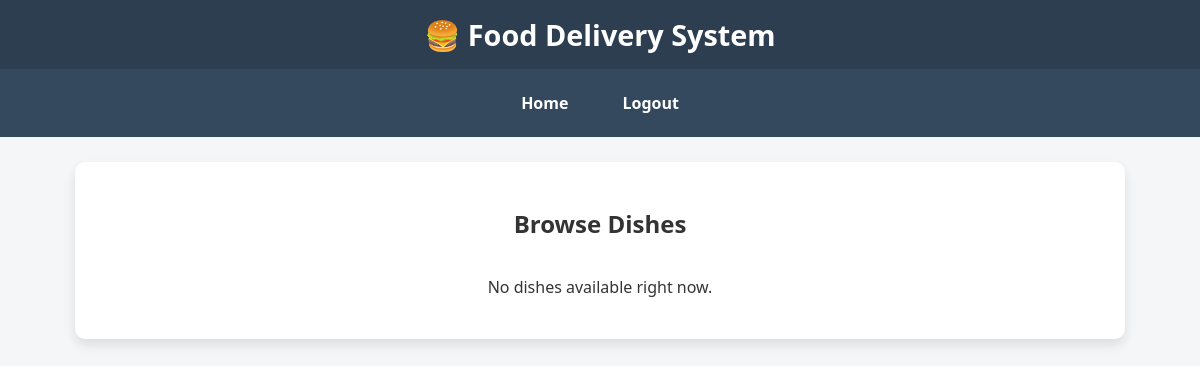
Page /cart/add/ (signed in) on the earlier database version.
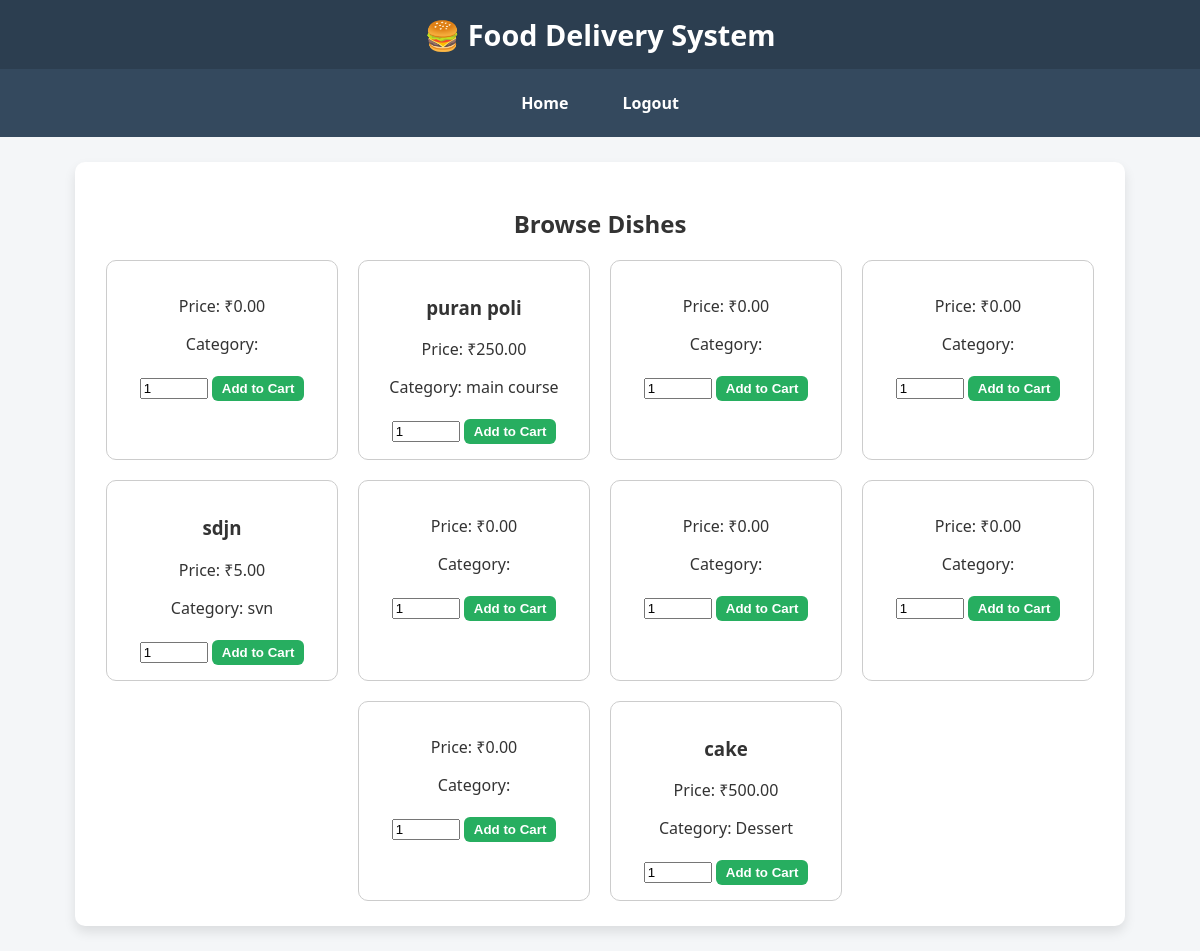
Same page on the later database version.
### restaurant/models.py (models this page shows, shortened)
class Dish(models.Model):
    name = models.CharField(max_length=255)
    category = models.CharField(max_length=100)
    price = models.DecimalField(max_digits=10, decimal_places=2)   # FIXED
    qty = models.PositiveIntegerField()
    description = models.TextField(blank=True)
    is_available = models.BooleanField(default=True)
    restaurant = models.ForeignKey(RestaurantProfile, on_delete=models.CASCADE)

### customer/views.py (the view)
# urls.py: path("cart/add/", cart_add, name="cart_add"),
@login_required
def cart_add(request):
    if request.method == "POST":
        dish_id = request.POST.get("dish")
        quantity = int(request.POST.get("quantity", 1))
        dish = get_object_or_404(Dish, id=dish_id)
        Cart.objects.create(customer=request.user, dish=dish, quantity=quantity)
        return redirect("cart_read")
    dishes = Dish.objects.all()
    return render(request, "customer_browse.html", {"dishes": dishes})

### templates/customer_browse.html (shortened to what this page needs)
{% extends 'base.html' %}
{% block content %}
<h2 style="text-align:center; margin-bottom:20px;">Browse Dishes</h2>
<div style="display:flex; flex-wrap:wrap; gap:20px; justify-content:center;">
    {% for dish in dishes %}
    <div style="border:1px solid #ccc; padding:15px; border-radius:10px; width:200px; text-align:center;">
        <h3>{{ dish.name }}</h3>
        <p>Price: ₹{{ dish.price }}</p>
        <p>Category: {{ dish.category }}</p>
        <form method="post" action="{% url 'cart_add' %}">
            <input type="number" name="quantity" value="1" min="1" style="width:60px;">
            <button type="submit" style="padding:5px 10px; margin-top:5px;">Add to Cart</button>
        </form>
    </div>
    {% empty %}
    <p>No dishes available right now.</p>
    {% endfor %}
</div>
{% endblock %}

### templates/base.html (shortened to what this page needs)
<!DOCTYPE html>
<html lang="en">
<head>
</head>
<body>
    <header>
        <h1>🍔 Food Delivery System</h1>
    </header>
    <nav>
        <a href="/">Home</a>
        {% if request.user.is_authenticated %}
            <a href="/logout/">Logout</a>
        {% else %}
            <a href="/login/">Login</a>
            <a href="/signup/">Sign Up</a>
        {% endif %}
    </nav>
    <div class="container">
        {% block content %}{% endblock %}
    </div>
</body>
</html>

### templates/base.html (style rules this page uses)
body { font-family: 'Segoe UI', Tahoma, Geneva, Verdana, sans-serif; margin: 0; padding: 0; background: #f4f6f8; color: #333; }
a { text-decoration: none; }
header { background: #2c3e50; color: #fff; padding: 15px 20px; text-align: center; box-shadow: 0 2px 5px rgba(0,0,0,0.1); }
header h1 { margin: 0; font-size: 1.8em; }
nav { background: #34495e; display: flex; justify-content: center; flex-wrap: wrap; padding: 10px 0; }
nav a { color: #fff; margin: 5px 15px; font-weight: bold; padding: 8px 12px; border-radius: 5px; transition: 0.3s; }
.container { width: 95%; max-width: 1000px; margin: 25px auto; background: #fff; padding: 25px; border-radius: 10px; box-shadow: 0px 6px 12px rgba(0,0,0,0.1); }
button { background: #27ae60; color: white; padding: 10px 20px; border: none; border-radius: 6px; cursor: pointer; font-weight: bold; transition: 0.3s; }

Differences in the rows shown:
added Dish: price "0.00"
added Dish: name "puran poli", price "250.00", category "main course"
added Dish: price "0.00"
added Dish: price "0.00"
added Dish: name "sdjn", price "5.00", category "svn"
added Dish: price "0.00"
added Dish: price "0.00"
added Dish: price "0.00"
added Dish: price "0.00"
added Dish: name "cake", price "500.00", category "Dessert"
Other differences:
text no longer shown: "No dishes available right now."
